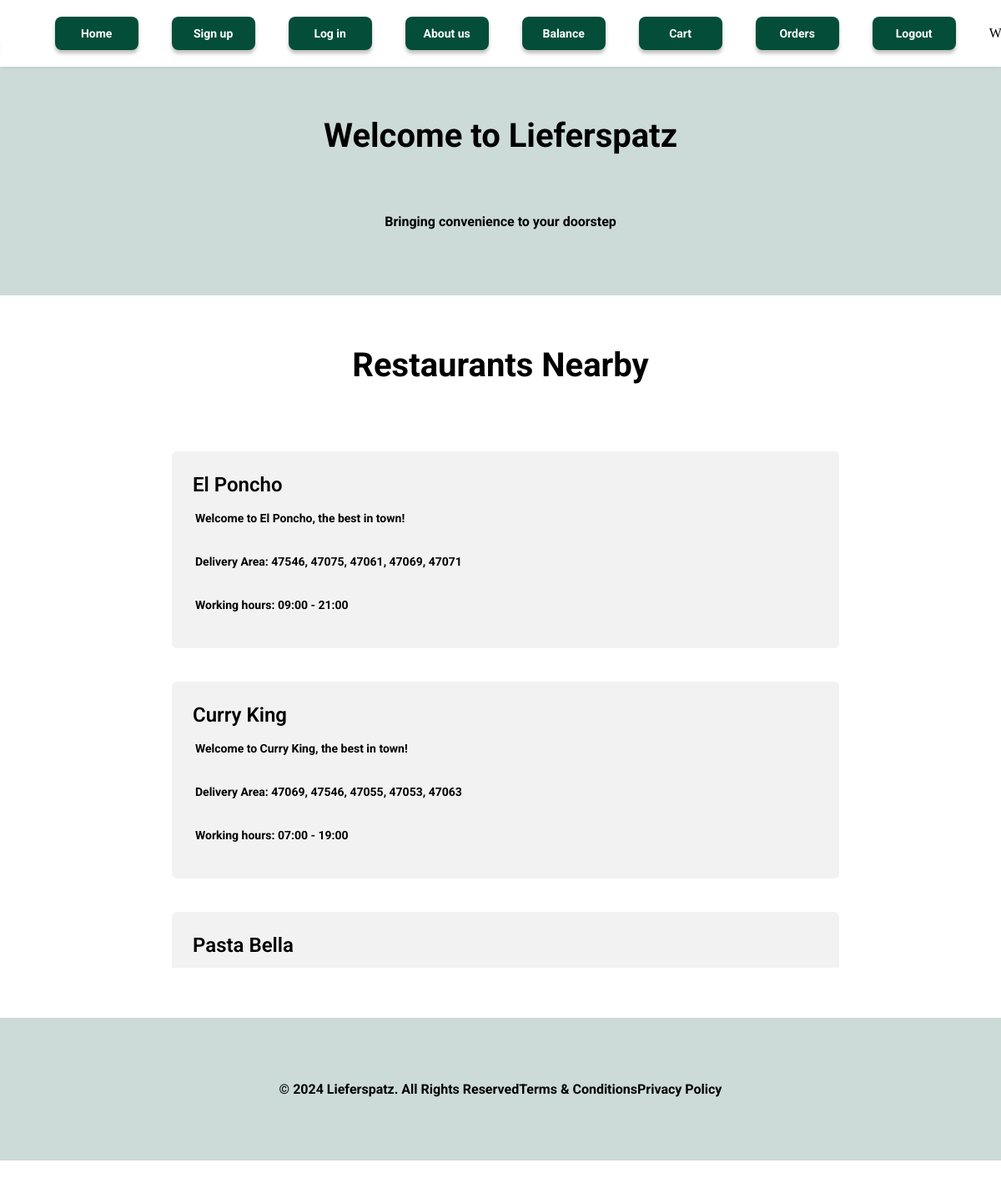
Page /restaurants (signed in) on the committed database.
### models.py (models this page shows)
class Restaurant(db.Model):
    __tablename__ = 'Restaurants'
    RestaurantID = db.Column(db.Integer, primary_key=True)
    UserID = db.Column(db.Integer, db.ForeignKey('Users.UserID'), nullable=False)
    Name = db.Column(db.String(100), nullable=False)
    Address = db.Column(db.String(255), nullable=False)
    PostalCode = db.Column(db.String(10), nullable=False)
    Description = db.Column(db.Text, nullable=True)
    ImageURL = db.Column(db.String(255), nullable=True)
    OpenTime = db.Column(db.Time, nullable=False)
    CloseTime = db.Column(db.Time, nullable=False)
    menu_items = db.relationship('MenuItem', backref='restaurant', lazy=True)
    orders = db.relationship('Order', backref='restaurant', lazy=True)
    delivery_areas = db.relationship('DeliveryArea', backref='restaurant', lazy=True)

### app.py (the view)
@app.route('/restaurants', methods=['GET'])
def show_restaurants():
    if 'user_id' not in session:
        flash("Please log in first", "warning")
        return redirect(url_for('login'))
    user_id = session['user_id']
    user = db.session.get(User, user_id)
    if user.UserType != UserType.Customer:
        flash("Only customers can access this page.", "danger")
        return redirect(url_for('home'))
    customer = user.customer
    if not customer:
        flash("Customer details not found.", "danger")
        return redirect(url_for('home'))
    customer_postal_code = customer.PostNumber
    current_time = datetime.now().time()
    delivery_areas = DeliveryArea.query.filter_by(PostalCode=customer_postal_code).all()
    restaurant_ids = [area.RestaurantID for area in delivery_areas]
    restaurants = Restaurant.query.filter(Restaurant.RestaurantID.in_(restaurant_ids)).all()
    restaurant_data = []
    for restaurant in restaurants:
        if restaurant.OpenTime <= current_time <= restaurant.CloseTime:
            delivery_areas = DeliveryArea.query.filter_by(RestaurantID=restaurant.RestaurantID).all()
            delivery_area_list = [area.PostalCode for area in delivery_areas]
            delivery_area_str = ", ".join(delivery_area_list)
            open_time_formatted = restaurant.OpenTime.strftime('%H:%M')
            close_time_formatted = restaurant.CloseTime.strftime('%H:%M')
            restaurant_data.append({
                "restaurant": restaurant,
                "delivery_area_str": delivery_area_str
            })
    if not restaurant_data:
        flash("No restaurants found that deliver to your area and are currently open.", "warning")
    return render_template('restaurants.html', restaurants=restaurant_data)

### app.py (called while the page is built)
@app.before_request
def validate_tab_session():
    tab_session_id = request.form.get('tab_session_id') or request.args.get('tab_session_id')
    if 'tab_session_id' in session and session['tab_session_id'] != tab_session_id:
        session.clear()  # clear session if tab_session_id doesn't match
        flash("Session mismatch. Please log in again.", "warning")
        return redirect(url_for('login'))
    session['tab_session_id'] = tab_session_id

### templates/restaurants.html (shortened to what this page needs)
<!DOCTYPE html>
<html>
  <head>
    <link rel="stylesheet" type="text/css" href="static/restaurants.css" />
    <link rel="stylesheet" type="text/css" href="static/styleguide.css" />
    <link rel="stylesheet" type="text/css" href="static/globals.css" />
  </head>
  <body style="margin: 0; background: #ffffff">
    <div class="restaurants screen">
      <div class="top-bar">
        <img class="logo-lieferspatz-1" src="static/img/logo-lieferspatz-1.png" alt="logo lieferspatz 1" />
        <div class="navigation">
          <a href="{{ url_for('home') }}" class="button button-danger">Home</a>
          <a href="{{ url_for('signup') }}" class="button button-danger">Sign up</a>
          <a href="{{ url_for('login') }}" class="button button-danger">Log in</a>
          <a href="{{ url_for('about') }}" class="button button-danger">About us</a>
          {% if session['user_id'] %}
              <a href="#" id="balance-btn" class="button button-danger">Balance</a>
              <a href="{{ url_for('cart') }}" class="button button-danger">Cart</a>
              {% if session['user_type'] == 'Customer' %}
              <a href="{{ url_for('orders') }}" class="button button-danger">Orders</a>
              {% elif session['user_type'] == 'Restaurant' %}
              <a href="{{ url_for('restaurant_orders') }}" class="button button-danger">Orders</a>
          {% endif %}
              <a href="{{ url_for('logout') }}" class="button button-danger">Logout</a>
              <span class="user-welcome">Welcome {{ session['user_name'] }}</span>
          {% else %}
              <a href="{{ url_for('login') }}" class="button button-danger">Login</a>
              <a href="{{ url_for('signup') }}" class="button button-danger">Sign Up</a>
          {% endif %}
        </div>
      </div>
      <div class="section">
        <div class="container">
          <h1 class="title-1 roboto-bold-black-40px">Welcome to Lieferspatz</h1>
          <p class="description roboto-bold-black-16px">Bringing convenience to your doorstep</p>
        </div>
      </div>
      <div class="products">
        <div class="title-7 title-13 roboto-bold-black-40px">Restaurants Nearby</div>
        <div class="list">
          {% if restaurants %}
            <div class="row">
              {% for data in restaurants %}
              <a href="{{ url_for('customer_menu', restaurant_id=data.restaurant.RestaurantID) }}" class="restaurant-card">
                  <div class="card">
                      <div class="text-content">
                          <div class="title roboto-semi-bold-black-24px">{{ data.restaurant.Name }}</div>
                          <p class="subtitle roboto-bold-black-14px">{{ data.restaurant.Description }}</p>
                          <p class="subtitle roboto-bold-black-14px">Delivery Area: {{ data.delivery_area_str }}</p>
                          <p class="subtitle roboto-bold-black-14px">Working hours: {{ data.restaurant.OpenTime.strftime('%H:%M') }} - {{ data.restaurant.CloseTime.strftime('%H:%M') }}</p>
                        </div>
                  </div>
              </a>
          {% endfor %}
            </div>
          {% else %}
            <div class="title-2 roboto-semi-bold-black-24px">No registered restaurants available at the moment.</div>
          {% endif %}
        </div>
      </div>
      </div>
      <div class="section-1">
        <div class="container-3 container-4 roboto-bold-black-16px">
          <p class="title-10 valign-text-middle title-13">© 2024 Lieferspatz. All Rights Reserved</p>
          <div class="title-11 valign-text-middle title-13">Terms &amp; Conditions</div>
          <div class="title-12 valign-text-middle title-13">Privacy Policy</div>
        </div>
      </div>
  </body>
</html>

### static/restaurants.css (style rules this page uses)
.restaurants { align-items: center; background-color: var(--fuschia100); display: flex; flex-direction: column; padding: auto; position: relative; overflow-y: scroll; }
.restaurants .button-danger { font-family: var(--font-family-roboto); display: inline-flex; align-items: center; justify-content: center; background-color: var(--iris100); border-radius: 8px; box-shadow: 0px 4px 4px #00000040; padding: 12px 16px; height: 40px; min-width: 100px; font-size: 14px; font-weight: bold; color: white; text-decoration: none; cursor: pointer; transition: 0.3s ease-in-out; }
.restaurants .products { align-items: center; align-self: stretch; background-color: var(--fuschia100); display: flex; flex-direction: column; gap: 60px; max-height: 866px; justify-content: flex-start; overflow-y: auto; padding: 60px 170px; position: relative; width: 100%; }
.restaurants .title-7 { line-height: 48px; text-align: center; width: 520px; }
.restaurants .container { align-items: center; display: flex; flex: 1; flex-direction: column; flex-grow: 1; gap: 24px; position: relative; }
.restaurants .list { height: 700px; margin-left: -19.00px; margin-right: -19.00px; position: relative; width: 1138px; max-height: 80vh; overflow-y: auto; }
.restaurants .row { align-items: flex-start; gap: 40px; display: flex; flex-direction: column; left: 110px; min-height: 439px; padding: 0.5px 0; position: absolute; top: 19px; width: 970px; }
.restaurants .text-content { align-items: flex-start; align-self: stretch; display: flex; flex: 0 0 auto; flex-direction: column; gap: 4px; padding: 12px; position: relative; width: 100%; }
.restaurants .title { align-self: stretch; letter-spacing: 0; line-height: 24px; margin-top: 0.00px; position: relative; margin-left: -3px; }
.restaurants .title-1 { letter-spacing: 0; line-height: 48px; margin-top: -1.00px; position: relative; text-align: center; width: 520px; }
.restaurants .card { align-items: center; background-color: var(--black-3); border-radius: 6px; display: flex; flex-direction: column; gap: 16px; overflow: hidden; padding: 16px; position: relative; gap: 20px; width: 800px; align-self: center; left: -20px; }
.restaurants .title-13 { letter-spacing: 0; position: relative; }

### static/styleguide.css (style rules this page uses)
:root { --aqua-deep: #044d3933; --black: #000000; --black-2: #0000001a; --black-3: #0000000d; --black-4: #00000080; --fuschia100: #ffffff; --iris100: #044d39; --iris80: #f7f8fd; --iron: #d8d8d880; --romance: #fffdfd; --font-size-l: 16px; --font-size-m: 14px; --font-size-xl: 20px; --font-size-xxl: 24px; --font-size-xxxl: 40px; --font-size-xxxxl: 50px; --font-size-xxxxxl: 62.5px; --font-family-inter: "Inter", Helvetica; --font-family-inter-regular: "Inter-Regular", Helvetica; --font-family-roboto: "Roboto", Helvetica; --font-family-roboto-light: "Roboto-Light", Helvetica; --font-family-roboto-medium: "Roboto-Medium", Helvetica; --font-family-roboto-regular: "Roboto-Regular", Helvetica; }
.roboto-bold-black-16px { color: var(--black); font-family: var(--font-family-roboto); font-size: var(--font-size-l); font-style: normal; font-weight: 700; }
.roboto-bold-black-14px { color: var(--black); font-family: var(--font-family-roboto); font-size: var(--font-size-m); font-style: normal; font-weight: 700; }
.roboto-bold-black-40px { color: var(--black); font-family: var(--font-family-roboto); font-size: var(--font-size-xxxl); font-style: normal; font-weight: 700; }
.roboto-semi-bold-black-24px { color: var(--black); font-family: var(--font-family-roboto); font-size: var(--font-size-xxl); font-style: normal; font-weight: 600; }

### rows in the picture
Restaurant: restaurant.Name "El Poncho", restaurant.Description "Welcome to El Poncho, the best in town!", restaurant.OpenTime "09:00", restaurant.CloseTime "21:00"
Restaurant: restaurant.Name "Curry King", restaurant.Description "Welcome to Curry King, the best in town!", restaurant.OpenTime "07:00", restaurant.CloseTime "19:00"
Restaurant: restaurant.Name "Pasta Bella"

### other values in the picture
{{ data.delivery_area_str }} "47546, 47075, 47061, 47069, 47071" "47069, 47546, 47055, 47053, 47063"
